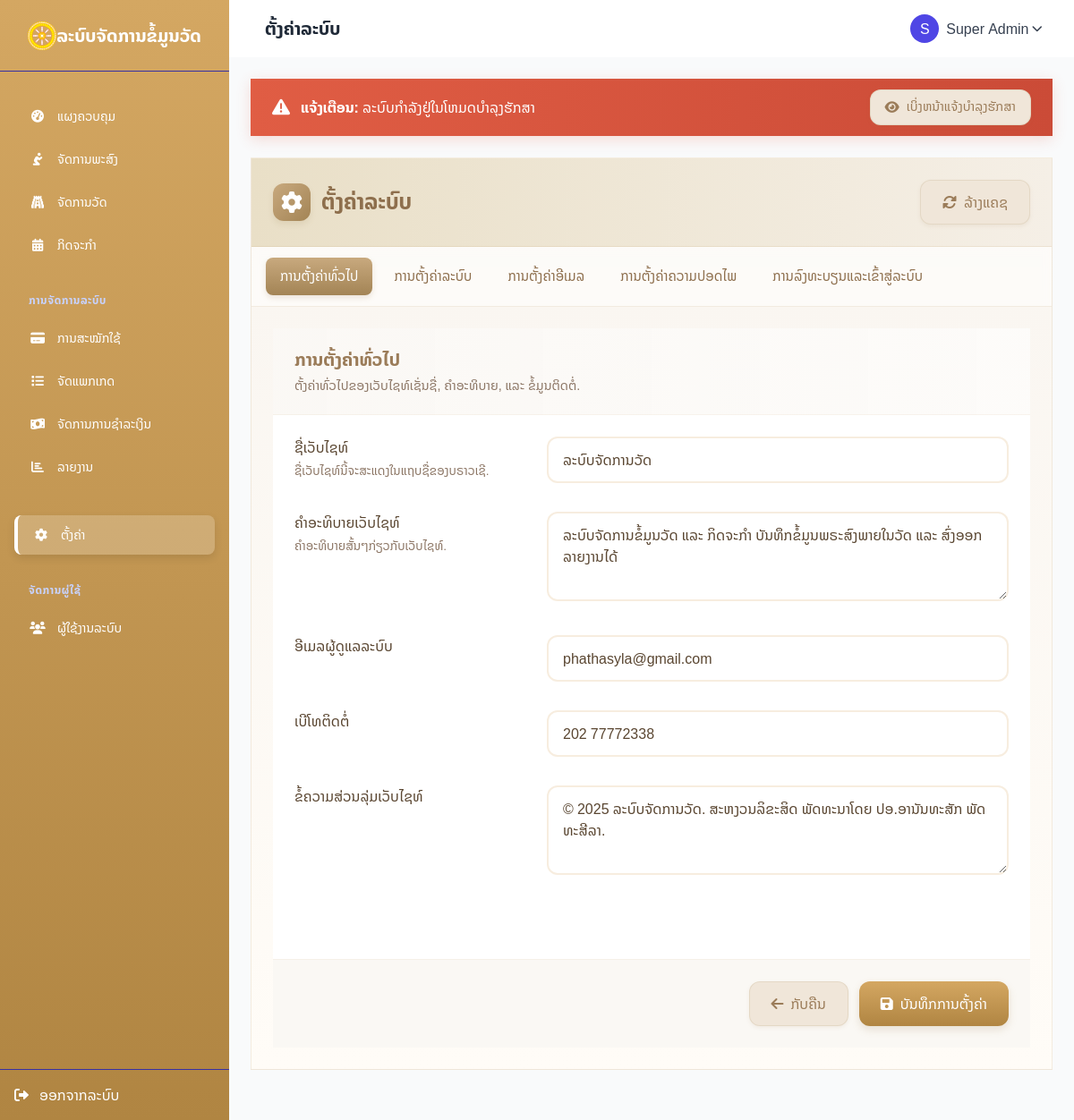
The app's page /admin/settings.php (signed in) with its own data.
### tables this page shows
CREATE TABLE `settings` (
  `id` int(11) NOT NULL,
  `setting_key` varchar(255) NOT NULL,
  `setting_value` text DEFAULT NULL,
  `setting_group` varchar(100) NOT NULL,
  `description` text DEFAULT NULL,
  `type` varchar(50) DEFAULT 'text',
  `options` text DEFAULT NULL,
  `updated_at` datetime DEFAULT current_timestamp() ON UPDATE current_timestamp()
);

### config/base_url.php (called while the page is built, shortened)
<?php
$base_url = "http://localhost/temples/";
?>

### admin/settings.php (the view, shortened to what this page needs)
<?php
require_once '../config/db.php';
require_once '../config/base_url.php';
$settings = [];
try {
    $stmt = $pdo->query("SELECT * FROM settings ORDER BY setting_group, id");
    while ($row = $stmt->fetch()) {
        $settings[$row['setting_key']] = $row;
    }
} catch (PDOException $e) {
    $settings = [];
    $_SESSION['error'] = "ບໍ່ສາມາດດຶງຂໍ້ມູນການຕັ້ງຄ່າໄດ້: " . $e->getMessage();
}
$grouped_settings = [];
foreach ($settings as $key => $setting) {
    $grouped_settings[$setting['setting_group']][] = $setting;
}
$group_names = [
    'general' => 'ການຕັ້ງຄ່າທົ່ວໄປ',
    'system' => 'ການຕັ້ງຄ່າລະບົບ',
    'email' => 'ການຕັ້ງຄ່າອີເມລ',
    'security' => 'ການຕັ້ງຄ່າຄວາມປອດໄພ',
    'registration' => 'ການລົງທະບຽນແລະເຂົ້າສູ່ລະບົບ'
];
$maintenance_active = !empty($settings['maintenance_mode']['setting_value']) && $settings['maintenance_mode']['setting_value'] == '1';
require_once '../includes/header.php';
?>
<link rel="stylesheet" href="<?= $base_url ?>assets/css/maintenace.css">
<?php if ($maintenance_active): ?>
<div class="maintenance-banner">
  <div class="maintenance-banner-text">
    <i class="fas fa-exclamation-triangle maintenance-banner-icon"></i>
    <div>
      <strong>ແຈ້ງເຕືອນ:</strong>
      <span>ລະບົບກຳລັງຢູ່ໃນໂຫມດບຳລຸງຮັກສາ</span>
    </div>
  </div>
  <div class="maintenance-banner-actions">
    <a href="<?= $base_url ?>./maintenance.php" target="_blank" class="btn btn-secondary" style="font-size: 0.9rem; padding: 0.5rem 1rem;">
      <i class="fas fa-eye"></i> ເບິ່ງຫນ້າແຈ້ງບຳລຸງຮັກສາ
    </a>
  </div>
</div>
<?php endif; ?>
<div class="settings-container">
  <div class="settings-header">
    <div class="settings-title">
      <div class="settings-title-icon">
        <i class="fas fa-cog"></i>
      </div>
      ຕັ້ງຄ່າລະບົບ
    </div>
    <a href="<?= $base_url ?>admin/flush_cache.php" class="btn btn-secondary">
      <i class="fas fa-sync-alt"></i> ລ້າງແຄຊ
    </a>
  </div>
  <div class="settings-nav">
    <div class="settings-nav-list">
      <?php $active_group = isset($_GET['group']) ? $_GET['group'] : 'general'; ?>
      <?php foreach ($group_names as $group_key => $group_name): ?>
      <a href="?group=<?= $group_key ?>"
         class="settings-nav-item <?= $active_group === $group_key ? 'active' : '' ?>">
        <?php
        echo $group_name;
        ?>
      </a>
      <?php endforeach; ?>
    </div>
  </div>
  <div class="settings-body">
    <form action="<?= $_SERVER['PHP_SELF'] ?>" method="POST" class="settings-form">
      <?php
      $current_group = isset($_GET['group']) ? $_GET['group'] : 'general';
      if (isset($grouped_settings[$current_group])):
        $group_descriptions = [
          'general' => 'ຕັ້ງຄ່າທົ່ວໄປຂອງເວັບໄຊທ໌ເຊັ່ນຊື່, ຄໍາອະທິບາຍ, ແລະ ຂໍ້ມູນຕິດຕໍ່.',
          'system' => 'ຕັ້ງຄ່າສໍາລັບການເຮັດວຽກຂອງລະບົບ ລວມເຖິງໂຫມດບໍາລຸງຮັກສາ ແລະ ການຕັ້ງຄ່າອື່ນໆ.',
          'email' => 'ຕັ້ງຄ່າລະບົບການສົ່ງອີເມລ ແລະ ການແຈ້ງເຕືອນ.',
          'security' => 'ຕັ້ງຄ່າຄວາມປອດໄພຂອງລະບົບ ລວມທັງນະໂຍບາຍຂອງລະຫັດຜ່ານ.',
          'registration' => 'ຕັ້ງຄ່າການລົງທະບຽນແລະເຂົ້າສູ່ລະບົບຂອງຜູ່ໃຊ້.',
        ];
      ?>
      <div class="settings-group" style="animation-delay: 0.1s;">
        <div class="settings-group-header">
          <h2 class="settings-group-title">
            <?= $group_names[$current_group] ?? $current_group ?>
          </h2>
          <p class="settings-group-desc"><?= $group_descriptions[$current_group] ?? '' ?></p>
        </div>
        <div class="settings-group-body">
          <?php foreach ($grouped_settings[$current_group] as $index => $setting): ?>
          <div class="settings-item" style="animation-delay: <?= 0.2 + ($index * 0.05) ?>s;">
            <div>
              <label for="<?= $setting['setting_key'] ?>" class="settings-label">
                <?= htmlspecialchars($setting['description']) ?>
              </label>
              <p class="settings-description">
                <?php
                $extra_descriptions = [
                  'site_name' => 'ຊື່ເວັບໄຊທ໌ນີ້ຈະສະແດງໃນແຖບຊື່ຂອງບຣາວເຊີ.',
                  'site_description' => 'ຄໍາອະທິບາຍສັ້ນໆກ່ຽວກັບເວັບໄຊທ໌.',
                  'maintenance_mode' => 'ເມື່ອເປີດໃຊ້ງານ, ຜູ້ໃຊ້ທົ່ວໄປຈະບໍ່ສາມາດເຂົ້າໃຊ້ລະບົບໄດ້ ແລະ ຈະເຫັນຂໍ້ຄວາມແຈ້ງເຕືອນ.',
                  'mail_driver' => 'ເລືອກຕົວຂັບເຄື່ອນທີ່ຈະໃຊ້ສໍາລັບການສົ່ງອີເມລ.',
                  'password_min_length' => 'ຈໍານວນຕົວອັກສອນຂັ້ນຕ່ຳທີ່ຈໍາເປັນສໍາລັບລະຫັດຜ່ານ.',
                  'session_lifetime' => 'ໄລຍະເວລາໃນການເຂົ້າສູ່ລະບົບທີ່ຈະຫມົດອາຍຸຖ້າບໍ່ມີການໃຊ້ງານ.',
                ];
                echo $extra_descriptions[$setting['setting_key']] ?? '';
                ?>
              </p>
            </div>
            <div>
              <?php
              switch($setting['type']) {
                case 'textarea':
                  ?>
                  <textarea id="<?= $setting['setting_key'] ?>"
                            name="<?= $setting['setting_key'] ?>"
                            rows="3"
                            class="settings-textarea"><?= htmlspecialchars($setting['setting_value']) ?></textarea>
                  <?php
                  break;
                  ?>
                  <?php
                case 'email':
                  ?>
                  <input type="email"
                         id="<?= $setting['setting_key'] ?>"
                         name="<?= $setting['setting_key'] ?>"
                         value="<?= htmlspecialchars($setting['setting_value']) ?>"
                         class="settings-input">
                  <?php
                  break;
                  ?>
                  <?php
                default:
                  ?>
                  <input type="text"
                         id="<?= $setting['setting_key'] ?>"
                         name="<?= $setting['setting_key'] ?>"
                         value="<?= htmlspecialchars($setting['setting_value']) ?>"
                         class="settings-input">
                  <?php
                  break;
              }
              ?>
            </div>
          </div>
          <?php endforeach; ?>
        </div>
      </div>
      <?php endif; ?>
      <div class="settings-footer">
        <a href="<?= $base_url ?>dashboard.php" class="btn btn-secondary">
          <i class="fas fa-arrow-left"></i> ກັບຄືນ
        </a>
        <button type="submit" name="submit" class="btn btn-primary">
          <i class="fas fa-save"></i> ບັນທຶກການຕັ້ງຄ່າ
        </button>
      </div>
    </form>
  </div>
</div>
<?php
require_once '../includes/footer.php';
?>

### assets/css/head.css (style rules this page uses)
body { font-family: 'Noto Sans Lao', sans-serif; background-color: #F9FAFB; }
:root { --color-primary: #D4A762; --color-primary-dark: #B08542; --color-secondary: #9B7C59; --color-accent: #E9CDA8; --color-light: #F9F5F0; --color-lightest: #FFFCF7; --color-dark: #4E3E2E; --color-muted: #8E7D6A; --color-success: #7A9B78; --color-danger: #C57B70; }
body { color: var(--color-dark); background-color: var(--color-lightest); }
.btn-primary { background: linear-gradient(135deg, var(--color-primary), var(--color-primary-dark)); border-radius: 0.75rem; box-shadow: 0 4px 12px rgba(212, 167, 98, 0.3); padding: 0.75rem 1.5rem; font-weight: 600; }
.btn { overflow: hidden; position: relative; }
.btn::after { content: ''; position: absolute; top: 50%; left: 50%; width: 100%; height: 0; padding-bottom: 100%; background: rgba(255, 255, 255, 0.3); border-radius: 50%; transform: translate(-50%, -50%) scale(0); opacity: 0; transition: transform 0.4s, opacity 0.3s; }

### records on screen
settings: description "ຊື່ເວັບໄຊທ໌", setting_key "ຊື່ເວັບໄຊທ໌ນີ້ຈະສະແດງໃນແຖບຊື່ຂອງບຣາວເຊີ.", site_name "ລະບົບຈັດການວັດ"
settings: description "ຄໍາອະທິບາຍເວັບໄຊທ໌", setting_key "ຄໍາອະທິບາຍສັ້ນໆກ່ຽວກັບເວັບໄຊທ໌.", site_description "ລະບົບຈັດການຂໍ້ມູນວັດ ແລະ ກິດຈະກໍາ ບັນທຶກຂໍ້ມູນພຣະສົງພາຍໃນວັດ ແລະ ສົ່ງອອກລາຍງານໄດ້"
settings: description "ອີເມລຜູ້ດູແລລະບົບ", admin_email "phathasyla@gmail.com"
settings: description "ເບີໂທຕິດຕໍ່", contact_phone "202 77772338"
settings: description "ຂໍ້ຄວາມສ່ວນລຸ່ມເວັບໄຊທ໌", footer_text "© 2025 ລະບົບຈັດການວັດ. ສະຫງວນລິຂະສິດ ພັດທະນາໂດຍ ປອ.ອານັນທະສັກ ພັດທະສີລາ."

### other values on screen
$page_title "ຕັ້ງຄ່າລະບົບ"
substr($_SESSION['user']['name'], 0, 1) "S"
$_SESSION['user']['name'] "Super Admin"
$group_name "ການຕັ້ງຄ່າທົ່ວໄປ"
$group_name "ການຕັ້ງຄ່າລະບົບ"
$group_name "ການຕັ້ງຄ່າອີເມລ"
$group_name "ການຕັ້ງຄ່າຄວາມປອດໄພ"
$group_name "ການລົງທະບຽນແລະເຂົ້າສູ່ລະບົບ"
$group_names[$current_group] "ການຕັ້ງຄ່າທົ່ວໄປ"
$group_descriptions[$current_group] "ຕັ້ງຄ່າທົ່ວໄປຂອງເວັບໄຊທ໌ເຊັ່ນຊື່, ຄໍາອະທິບາຍ, ແລະ ຂໍ້ມູນຕິດຕໍ່."
